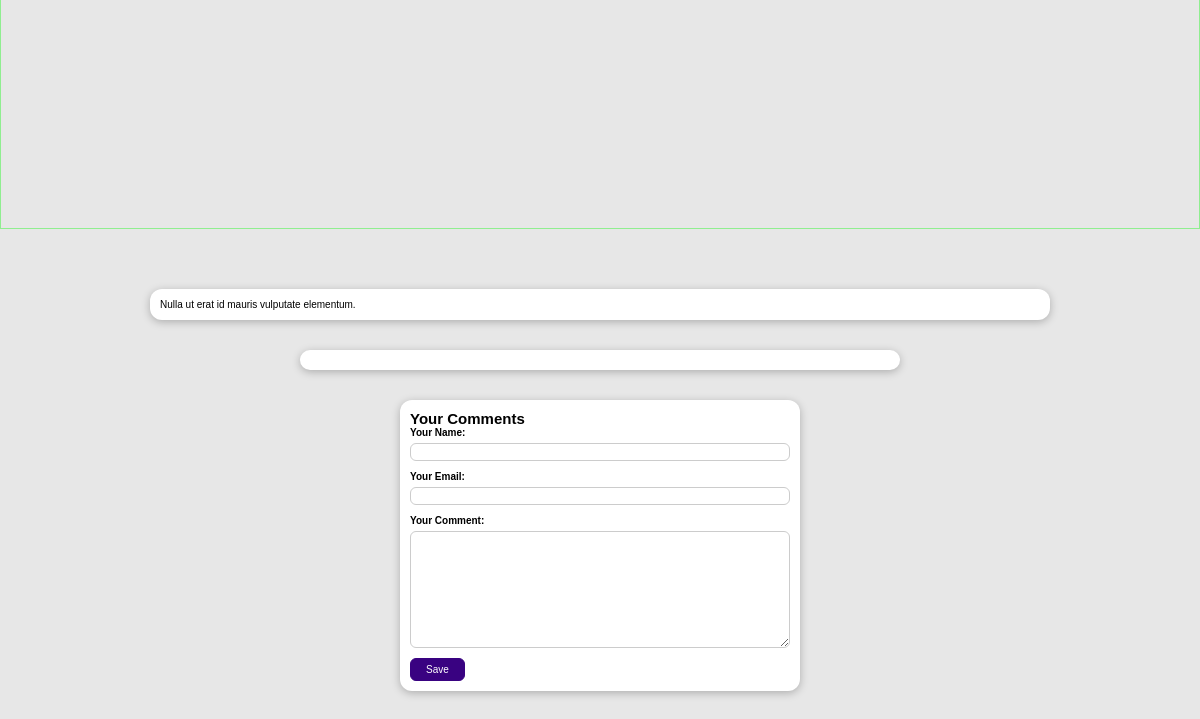
Page /posts/trouble-with-bliss-the (lower part) on the earlier database version.
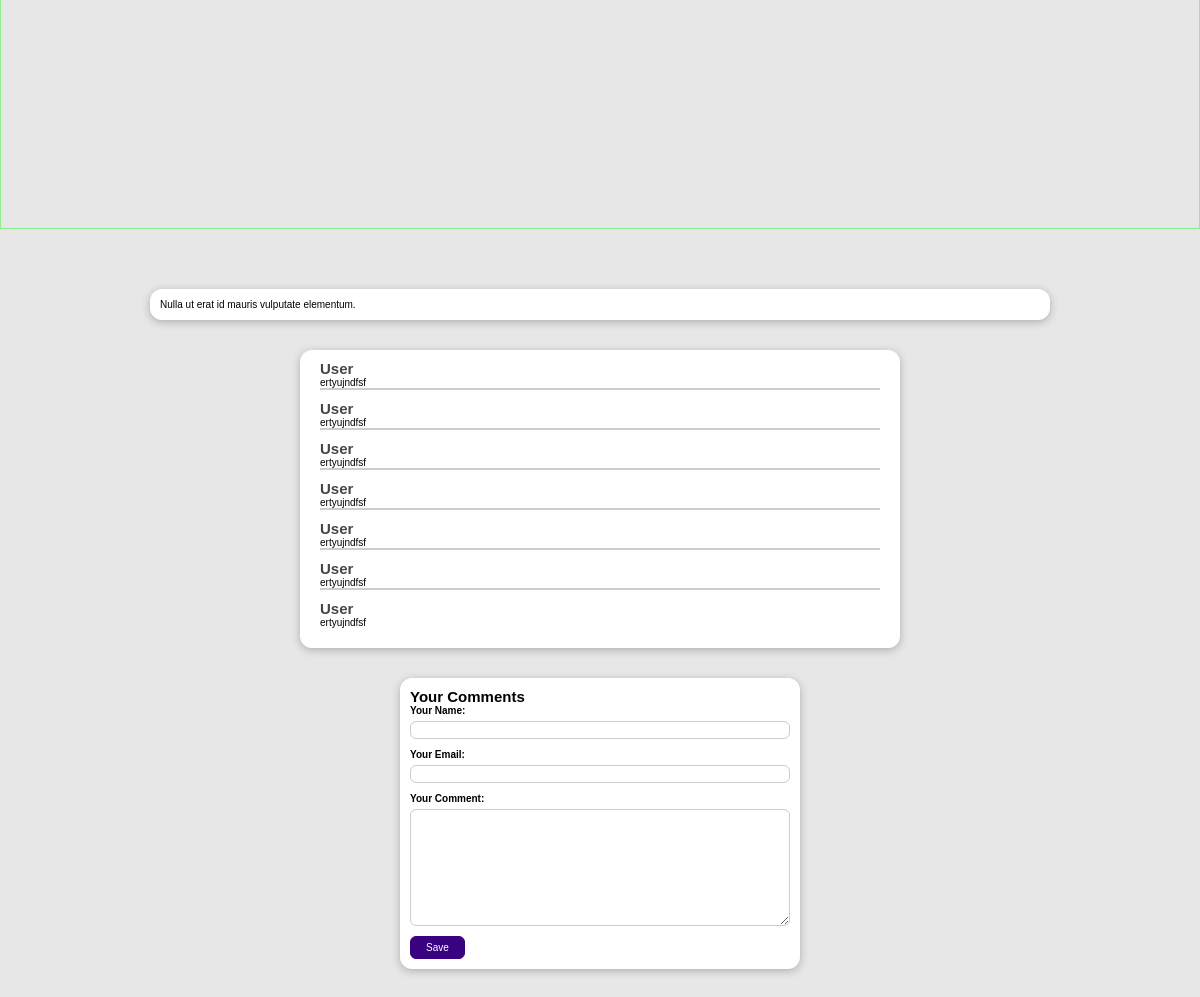
Same page on the later database version.
### blog/models.py (models this page shows, shortened)
class Post(models.Model):
  title = models.CharField(max_length=150)
  excerpt= models.CharField(max_length=200)
  image = models.ImageField(upload_to="posts", null=True)
  image_name = models.CharField(max_length=100, null=True)
  date = models.DateField(auto_now=True)
  slug = models.SlugField(unique=True, db_index=True)
  content = models.TextField(validators=[MinLengthValidator(10)])
  author = models.ForeignKey(Author,on_delete=models.SET_NULL, related_name="posts",null=True)
  tags = models.ManyToManyField(Tag,null=False)

class Comment(models.Model):
  user_name = models.CharField(max_length=120)
  user_email = models.EmailField()
  text = models.TextField(max_length=400)
  post = models.ForeignKey(Post,on_delete=models.CASCADE,related_name="comments")

### blog/views.py (the view, shortened to what this page needs)
# urls.py: path("posts/<slug:slug>",views.SinglePostView.as_view(),name="post-detail-page"),
class SinglePostView(DetailView):
     def is_stored_post(self, request, post_id):
        stored_posts = request.session.get("stored_posts")
        if stored_posts is not None:
          is_saved_for_later = post_id in stored_posts
        else:
          is_saved_for_later = False
        return is_saved_for_later
     def get(self,request,slug):
        post = Post.objects.get(slug =slug )
        context = {
            "post":post,
            "post_tags": post.tags.all(),
            "comment_form":CommentForm(),
            "comments":post.comments.all().order_by("-id"),
            "saved_for_later": self.is_stored_post(request, post.id)
        }
        return  render(request, "blog/single-post-detail.html",context)

### blog/forms.py
class CommentForm(forms.ModelForm):
  class Meta:
    model =Comment
    exclude = ["post"]
    labels = {
      "user_name":"Your Name",
      "user_email":"Your Email",
      "text":"Your Comment"
    }

### blog/models.py (called while the page is built)
  def fullName(self):
    return f"{self.first_name}   {self.last_name}"

  def __str__(self) -> str:
    return self.fullName()

### blog/templates/blog/single-post-detail.html (shortened to what this page needs)
{% extends "index.html" %}
{% load static %}
{% block css_files %}
<link rel="stylesheet" href="{% static "blog/index.css" %}">
<link rel="stylesheet" href="{% static "blog/post-detail.css" %}" />
{% endblock css_files %}
{% block content %}
<section class="top-posts">
  <div class="single-post-container">
  </div>
</section>
<main>
  {{post.content | linebreaks}}
</main>
<section id="comments">
  <ul>
    {% for comment in comments %}
      <li>
        <h2>{{ comment.user_name }}</h2>
        <p>{{ comment.text|linebreaks }}</p>
      </li>
    {% endfor %}
  </ul>
</section>
<section id="comment-form">
  <h2>Your Comments</h2>
  <form action="{% url "post-detail-page" post.slug %}" method="post">
    {% for form_field in comment_form  %}
    <div class="form-control">
      {{form_field.label_tag}}
      {{form_field}}
    </div>
      {% endfor %}
    <button>Save</button>
  </form>
</section>
{% endblock content %}

### templates/index.html (shortened to what this page needs)
{%load static%}
<!DOCTYPE html>
<html lang="en">
  <head>
    <link rel="stylesheet" href="{% static "style.css"%}">
    {% block css_files %}{% endblock css_files %}
  </head>
  <body>
    {% block content %}{% endblock content %}
  </body>
</html>

### static/style.css (style rules this page uses)
* { margin: 0; padding: 0; box-sizing: border-box; }
html { font-size: 62.5%; }
body { font-family: sans-serif; }
ul { list-style: none; }
.top-posts { margin-bottom: 6rem; }
.single-post-container { border: 1px solid lightgreen; height: 125vh; margin-top: 2rem; padding: 2rem 4rem; }

### blog/static/blog/post-detail.css (style rules this page uses)
body { background-color: #e7e7e7; }
main { width: 90%; max-width: 90rem; margin: 3rem auto; background-color: white; padding: 1rem; border-radius: 12px; box-shadow: 0 2px 8px rgba(0, 0, 0, 0.25); }
#comment-form { margin: 3rem auto; width: 90%; max-width: 40rem; border-radius: 12px; background-color: white; box-shadow: 0 2px 8px rgba(0, 0, 0, 0.25); padding: 1rem; }
#comment-form button { font: inherit; background-color: #390281; color: white; border: 1px solid #390281; padding: 0.5rem 1.5rem; border-radius: 6px; cursor: pointer; }
.form-control { margin-bottom: 1rem; }
.form-control label { font-weight: bold; margin-bottom: 0.5rem; display: block; }
.form-control input, .form-control textarea { display: block; width: 100%; font: inherit; padding: 0.25rem; border-radius: 6px; border: 1px solid #ccc; }
#comments { margin: 3rem auto; width: 90%; max-width: 60rem; border-radius: 12px; background-color: white; box-shadow: 0 2px 8px rgba(0, 0, 0, 0.25); padding: 1rem 2rem; }
#comments ul { list-style: none; margin: 0; padding: 0; }
#comments li { margin-bottom: 1rem; border-bottom: 2px solid #ccc; }
#comments li:last-of-type { border-bottom: none; }
#comments h2 { color: #464646; }

Differences in the rows shown:
added Comment: user_name "User", text "ertyujndfsf"
added Comment: user_name "User", text "ertyujndfsf"
added Comment: user_name "User", text "ertyujndfsf"
added Comment: user_name "User", text "ertyujndfsf"
added Comment: user_name "User", text "ertyujndfsf"
added Comment: user_name "User", text "ertyujndfsf"
added Comment: user_name "User", text "ertyujndfsf"
